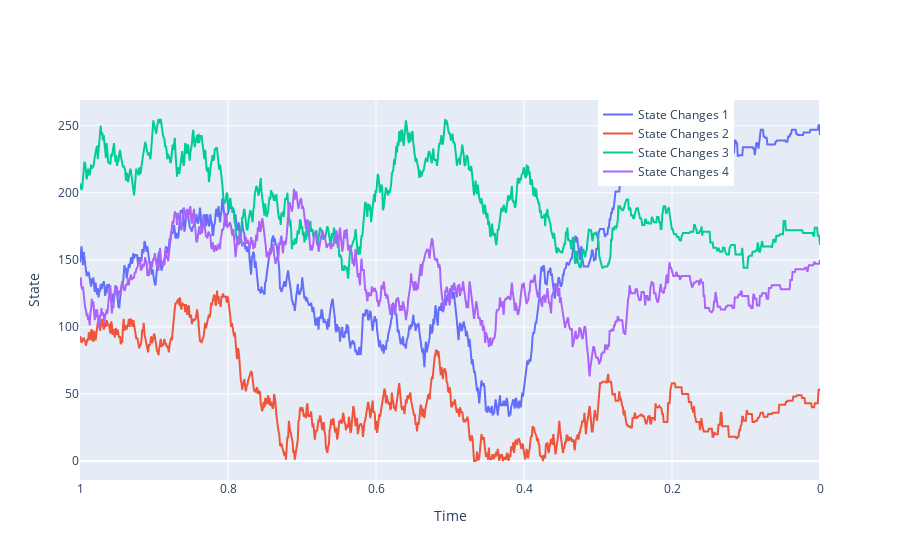

Notebook code for this chart:
### Code cell
import plotly.graph_objs as go

# Daten laden
s_changes_lbjf = np.load('PNGs/MNIST/state_changes_lbjf.npy')
shaped_changes = s_changes_lbjf[:, 0, :].reshape(-1, 28, 28)
indices = np.where((shaped_changes[-1, :, :] > 20) & (shaped_changes[-1, :, :] < 250))
steps = np.linspace(1, 0, 1000)

# Plots erstellen
trace1 = go.Scatter(x=steps, y=shaped_changes[:, 10, 13], mode='lines', name='State Changes 1')
trace2 = go.Scatter(x=steps, y=shaped_changes[:, 7, 18], mode='lines', name='State Changes 2')
trace3 = go.Scatter(x=steps, y=shaped_changes[:, 25, 10], mode='lines', name='State Changes 3')
trace4 = go.Scatter(x=steps, y=shaped_changes[:, 17, 14], mode='lines', name='State Changes 4')
trace4 = go.Scatter(x=steps, y=shaped_changes[:, 17, 14], mode='lines', name='State Changes 4')

layout = go.Layout(
    xaxis=dict(title='Time', tickvals=[1.0, 0.8, 0.6, 0.4, 0.2, 0], ticktext=[1.0, 0.8, 0.6, 0.4, 0.2, 0], autorange="reversed"),
    yaxis=dict(title='State',),  # Invert y-axis
    legend=dict(x=0.7, y=1),
    showlegend=True
)

# Hinzufügen aller Traces zur figure
fig = go.Figure(data=[trace1, trace2, trace3, trace4], layout=layout)
fig.show()

### Figure 1 — Plotly figure (JSON) as saved in the notebook; plotly's stock layout.template omitted (floating-point values rounded to 4 significant figures; data arrays with more than 128 entries replaced by an {"elided": "..."} marker saying what was removed)
{"data": [{"mode": "lines", "name": "State Changes 1", "type": "scatter", "x": {"elided": "1000 float values"}, "y": {"elided": "1000 int values"}}, {"mode": "lines", "name": "State Changes 2", "type": "scatter", "x": {"elided": "1000 float values"}, "y": {"elided": "1000 int values"}}, {"mode": "lines", "name": "State Changes 3", "type": "scatter", "x": {"elided": "1000 float values"}, "y": {"elided": "1000 int values"}}, {"mode": "lines", "name": "State Changes 4", "type": "scatter", "x": {"elided": "1000 float values"}, "y": {"elided": "1000 int values"}}], "layout": {"legend": {"x": 0.7, "y": 1}, "showlegend": true, "xaxis": {"autorange": "reversed", "ticktext": [1, 0.8, 0.6, 0.4, 0.2, 0], "tickvals": [1, 0.8, 0.6, 0.4, 0.2, 0], "title": {"text": "Time"}}, "yaxis": {"title": {"text": "State"}}}}
